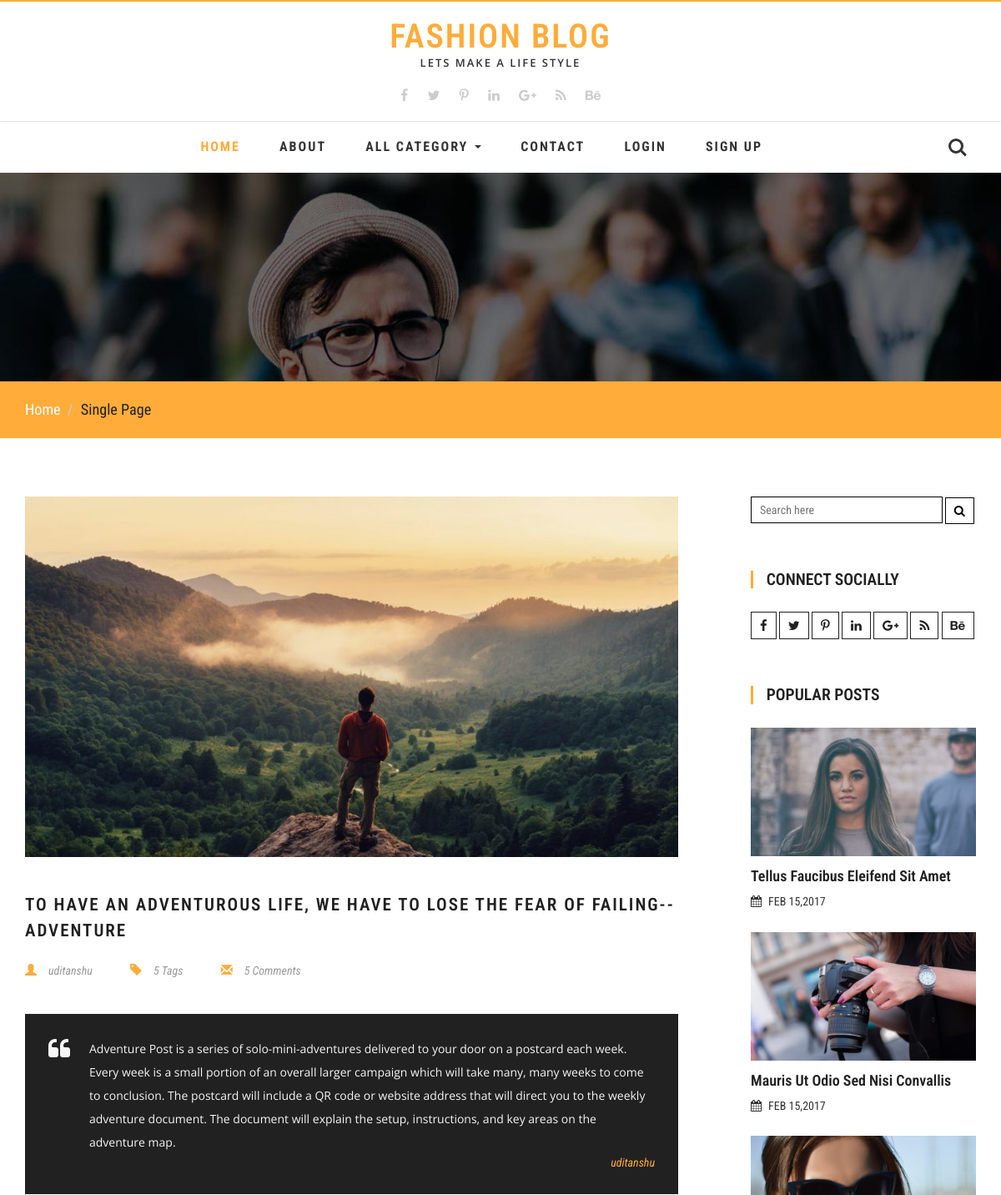
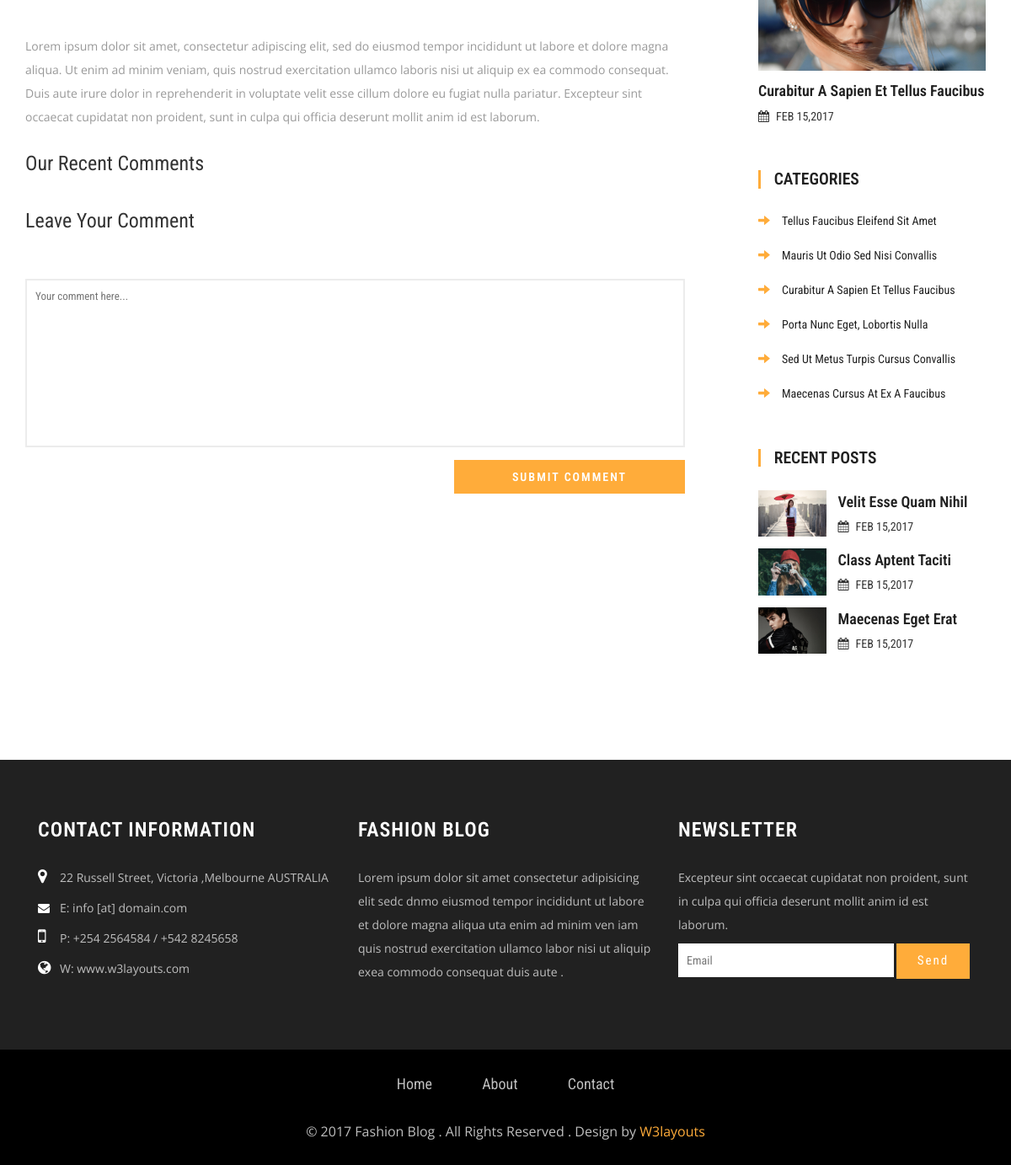
The page /blog_detail/6 on the database its author committed (2 pictures, top to bottom).
### Blog/models.py (models this page shows, shortened)
class Post(models.Model):
    cat = models.ForeignKey(Category,on_delete=models.CASCADE,null=True)
    usr = models.ForeignKey(User,on_delete=models.CASCADE,null=True)
    title = models.CharField(max_length=200,null=True)
    image = models.FileField(null=True)
    date = models.DateField(null=True)
    short_des = models.TextField(null=True)
    long_des = models.TextField(null=True)

class Category(models.Model):
    name = models.CharField(max_length=100,null=True)

### Blog/views.py (the view)
# urls.py: path('blog_detail/<int:bid>',Blog_detail,name='detail'),
def Blog_detail(request,bid):
    blog_data = Post.objects.get(id = bid)
    d = {"allcat": All_category(),"detail":blog_data}
    return render(request,'singlepage.html',d)

### Blog/views.py (called while the page is built)
def All_category():
    all_cat = Category.objects.all()
    return all_cat

### Blog/templates/singlepage.html (shortened to what this page needs)
{% extends 'base.html' %}
	{% load static %}
{% block body %}
	<div class="agile-banner">
	</div>
	<div class="breadcrumbs">
		<div class="container">
			<ol class="breadcrumb breadcrumb1 animated wow slideInLeft" data-wow-delay=".5s">
				<li><a href="index.html">Home</a></li>
				<li class="active">Single Page</li>
			</ol>
		</div>
	</div>
	<div class="container">
		<div class="banner-btm-agile">
			<div class="col-md-9 btm-wthree-left">
				<div class="single-left">
				<div class="single-left1">
					<img src="{{ detail.image.url }}" alt=" " class="img-responsive" />
					<h3>{{ detail.title }}--{{ detail.cat.name }}</h3>
					<ul>
						<li><span class="glyphicon glyphicon-user" aria-hidden="true"></span><a href="#">{{ detail.usr.username }}</a></li>
						<li><span class="glyphicon glyphicon-tag" aria-hidden="true"></span><a href="#">5 Tags</a></li>
						<li><span class="glyphicon glyphicon-envelope" aria-hidden="true"></span><a href="#">5 Comments</a></li>
					</ul>
					<div class="admin">
					<p>{{ detail.short_des }}</p>
					<a href="#"><i>{{ detail.usr.username }}</i></a>
				</div>
					<p>{{ detail.long_des }}</p></div>
				<div class="comments">
					<h3>Our Recent Comments</h3>
				</div>
				<div class="leave-coment-form">
					<h3>Leave Your Comment</h3>
					<form action="{% url 'comment' detail.id %}" method="post">
						<textarea name="msg" placeholder="Your comment here..." required=""></textarea>
						<div class="w3_single_submit">
							<input type="submit" value="Submit Comment" >
						</div>
					</form>
				</div>
			</div>
			</div>
			<div class="col-md-3 w3agile_blog_left">
				<div class="wthreesearch">
							<form action="#" method="post">
								<input type="search" name="Search" placeholder="Search here" required="">
								<button type="submit" class="btn btn-default search" aria-label="Left Align">
									<i class="fa fa-search" aria-hidden="true"></i>
								</button>
							</form>
				</div>
				<div class="agileinfo_calender">
				<h3>CONNECT SOCIALLY</h3>
				<div class="w3ls-social-icons-1">
					<a class="facebook" href="#"><i class="fa fa-facebook"></i></a>
					<a class="twitter" href="#"><i class="fa fa-twitter"></i></a>
					<a class="pinterest" href="#"><i class="fa fa-pinterest-p"></i></a>
					<a class="linkedin" href="#"><i class="fa fa-linkedin"></i></a>
					<a class="linkedin" href="#"><i class="fa fa-google-plus"></i></a>
					<a class="linkedin" href="#"><i class="fa fa-rss"></i></a>
					<a class="linkedin" href="#"><i class="fa fa-behance"></i></a>
				</div>
				</div>
				<div class="w3ls_popular_posts">
					<h3>Popular Posts</h3>
					<div class="agileits_popular_posts_grid">
						<div class="w3agile_special_deals_grid_left_grid">
							<a href="singlepage.html"><img src="{% static 'images/p1.jpg' %}" class="img-responsive" alt="" /></a>
						</div>
						<h4><a href="singlepage.html">Tellus Faucibus Eleifend Sit Amet</a></h4>
						<h5><i class="fa fa-calendar" aria-hidden="true"></i>FEB 15,2017</h5>
					</div>
					<div class="agileits_popular_posts_grid">
						<div class="w3agile_special_deals_grid_left_grid">
								<a href="singlepage.html"><img src="{% static 'images/p2.jpg' %}" class="img-responsive" alt="" /></a>
							</div>
						<h4><a href="singlepage.html">Mauris Ut Odio Sed Nisi Convallis</a></h4>
						<h5><i class="fa fa-calendar" aria-hidden="true"></i>FEB 15,2017</h5>
					</div>
					<div class="agileits_popular_posts_grid">
						<div class="w3agile_special_deals_grid_left_grid">
								<a href="singlepage.html"><img src="{% static 'images/p3.jpg' %}" class="img-responsive" alt="" /></a>
						</div>
						<h4><a href="singlepage.html">Curabitur A Sapien Et Tellus Faucibus</a></h4>
						<h5><i class="fa fa-calendar" aria-hidden="true"></i>FEB 15,2017</h5>
					</div>
				</div>
				<div class="w3l_categories">
					<h3>Categories</h3>
					<ul>
						<li><a href="singlepage.html"><span class="glyphicon glyphicon-arrow-right" aria-hidden="true"></span>tellus faucibus eleifend sit amet</a></li>
						<li><a href="singlepage.html"><span class="glyphicon glyphicon-arrow-right" aria-hidden="true"></span>Mauris ut odio sed nisi convallis</a></li>
						<li><a href="singlepage.html"><span class="glyphicon glyphicon-arrow-right" aria-hidden="true"></span>Curabitur a sapien et tellus faucibus</a></li>
						<li><a href="singlepage.html"><span class="glyphicon glyphicon-arrow-right" aria-hidden="true"></span>porta nunc eget, lobortis nulla</a></li>
						<li><a href="singlepage.html"><span class="glyphicon glyphicon-arrow-right" aria-hidden="true"></span>Sed ut metus turpis cursus convallis</a></li>
						<li><a href="singlepage.html"><span class="glyphicon glyphicon-arrow-right" aria-hidden="true"></span>Maecenas cursus at ex a faucibus</a></li>
					</ul>
				</div>
			<div class="w3ls_recent_posts">
					<h3>Recent Posts</h3>
					<div class="agileits_recent_posts_grid">
						<div class="agileits_recent_posts_gridl">
							<div class="w3agile_special_deals_grid_left_grid">
									<a href="singlepage.html"><img src="{% static 'images/r1.jpg' %}" class="img-responsive" alt="" /></a>
								</div>
						</div>
						<div class="agileits_recent_posts_gridr">
							<h4><a href="singlepage.html">velit esse quam nihil</a></h4>
							<h5><i class="fa fa-calendar" aria-hidden="true"></i>FEB 15,2017</h5>
						</div>
						<div class="clearfix"> </div>
					</div>
					<div class="agileits_recent_posts_grid">
						<div class="agileits_recent_posts_gridl">
							<div class="w3agile_special_deals_grid_left_grid">
									<a href="singlepage.html"><img src="{% static 'images/r2.jpg' %}" class="img-responsive" alt="" /></a>
								</div>
						</div>
						<div class="agileits_recent_posts_gridr">
							<h4><a href="singlepage.html">Class aptent taciti </a></h4>
							<h5><i class="fa fa-calendar" aria-hidden="true"></i>FEB 15,2017</h5>
						</div>
						<div class="clearfix"> </div>
					</div>
					<div class="agileits_recent_posts_grid">
						<div class="agileits_recent_posts_gridl">
							<div class="w3agile_special_deals_grid_left_grid">
									<a href="singlepage.html"><img src="{% static 'images/r3.jpg' %}" class="img-responsive" alt="" /></a>
								</div>
						</div>
						<div class="agileits_recent_posts_gridr">
							<h4><a href="singlepage.html">Maecenas eget erat </a></h4>
							<h5><i class="fa fa-calendar" aria-hidden="true"></i>FEB 15,2017</h5>
						</div>
						<div class="clearfix"> </div>
					</div>
				</div>
			</div>
		</div>
	</div>
	{% endblock %}

### rows shown on the page
Post: image (picture), title "TO HAVE AN ADVENTUROUS LIFE, WE HAVE TO LOSE THE FEAR OF FAILING", cat.name "ADVENTURE", usr.username "uditanshu", short_des "Adventure Post is a series of solo-mini-adventures delivered to your door on a postcard each week. Every week is a small portion of an overall larger campaign which will take many, many weeks to come to conclusion. The postcard will include a QR code or website address that will direct you to the weekly adventure document. The document will explain the setup, instructions, and key areas on the adventure map.", long_des "Lorem ipsum dolor sit amet, consectetur adipiscing elit, sed do eiusmod tempor incididunt ut labore et dolore magna aliqua. Ut enim ad minim veniam, quis nostrud exercitation ullamco laboris nisi ut aliquip ex ea commodo consequat. Duis aute irure dolor in reprehenderit in voluptate velit esse cillum dolore eu fugiat nulla pariatur. Excepteur sint occaecat cupidatat non proident, sunt in culpa qui officia deserunt mollit anim id est laborum."
